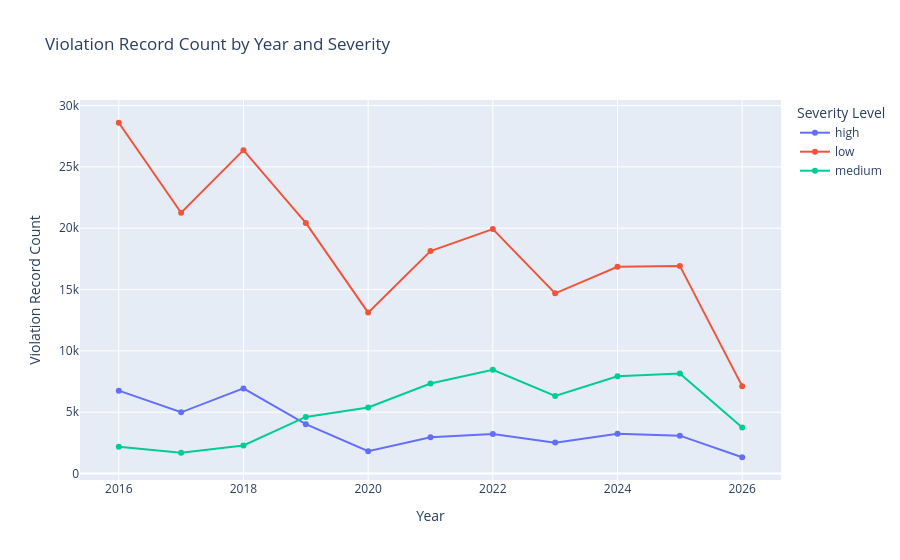

The notebook cell saved with this chart:
### Code cell
df_trend = violation_count_by_year_and_severity(2016)
fig = chart_violation_count_by_year_and_severity(df_trend)
fig.show()

### Figure 1 — Plotly figure (JSON) as saved in the notebook; plotly's stock layout.template omitted (floating-point values rounded to 4 significant figures)
{"data": [{"hovertemplate": "severity_level=high<br>year=%{x}<br>violation_record_count=%{y}<extra></extra>", "legendgroup": "high", "line": {"color": "#636efa", "dash": "solid"}, "marker": {"symbol": "circle"}, "mode": "lines+markers", "name": "high", "orientation": "v", "showlegend": true, "type": "scatter", "x": [2016.0, 2017.0, 2018.0, 2019.0, 2020.0, 2021.0, 2022.0, 2023.0, 2024.0, 2025.0, 2026.0], "xaxis": "x", "y": [6758, 4991, 6937, 4022, 1820, 2951, 3213, 2520, 3233, 3088, 1327], "yaxis": "y"}, {"hovertemplate": "severity_level=low<br>year=%{x}<br>violation_record_count=%{y}<extra></extra>", "legendgroup": "low", "line": {"color": "#EF553B", "dash": "solid"}, "marker": {"symbol": "circle"}, "mode": "lines+markers", "name": "low", "orientation": "v", "showlegend": true, "type": "scatter", "x": [2016.0, 2017.0, 2018.0, 2019.0, 2020.0, 2021.0, 2022.0, 2023.0, 2024.0, 2025.0, 2026.0], "xaxis": "x", "y": [28597, 21258, 26363, 20427, 13120, 18138, 19931, 14688, 16853, 16927, 7125], "yaxis": "y"}, {"hovertemplate": "severity_level=medium<br>year=%{x}<br>violation_record_count=%{y}<extra></extra>", "legendgroup": "medium", "line": {"color": "#00cc96", "dash": "solid"}, "marker": {"symbol": "circle"}, "mode": "lines+markers", "name": "medium", "orientation": "v", "showlegend": true, "type": "scatter", "x": [2016.0, 2017.0, 2018.0, 2019.0, 2020.0, 2021.0, 2022.0, 2023.0, 2024.0, 2025.0, 2026.0], "xaxis": "x", "y": [2181, 1700, 2290, 4616, 5380, 7335, 8451, 6326, 7926, 8153, 3750], "yaxis": "y"}], "layout": {"legend": {"title": {"text": "Severity Level"}, "tracegroupgap": 0}, "title": {"text": "Violation Record Count by Year and Severity"}, "xaxis": {"anchor": "y", "domain": [0, 1], "title": {"text": "Year"}}, "yaxis": {"anchor": "x", "domain": [0, 1], "title": {"text": "Violation Record Count"}}}}
